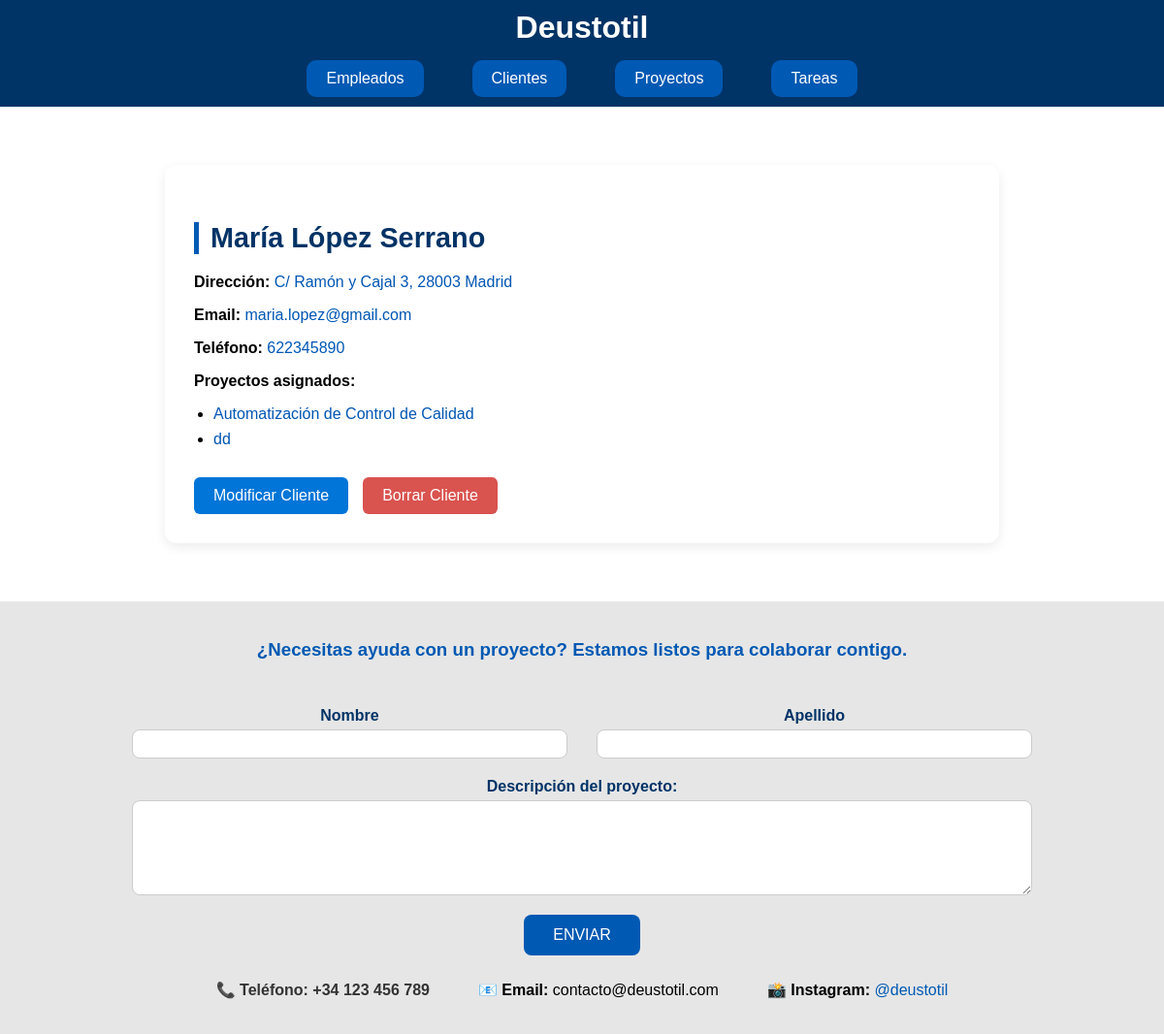
Before: /deustotil/4/detalles_cliente (signed in) with the older database file.
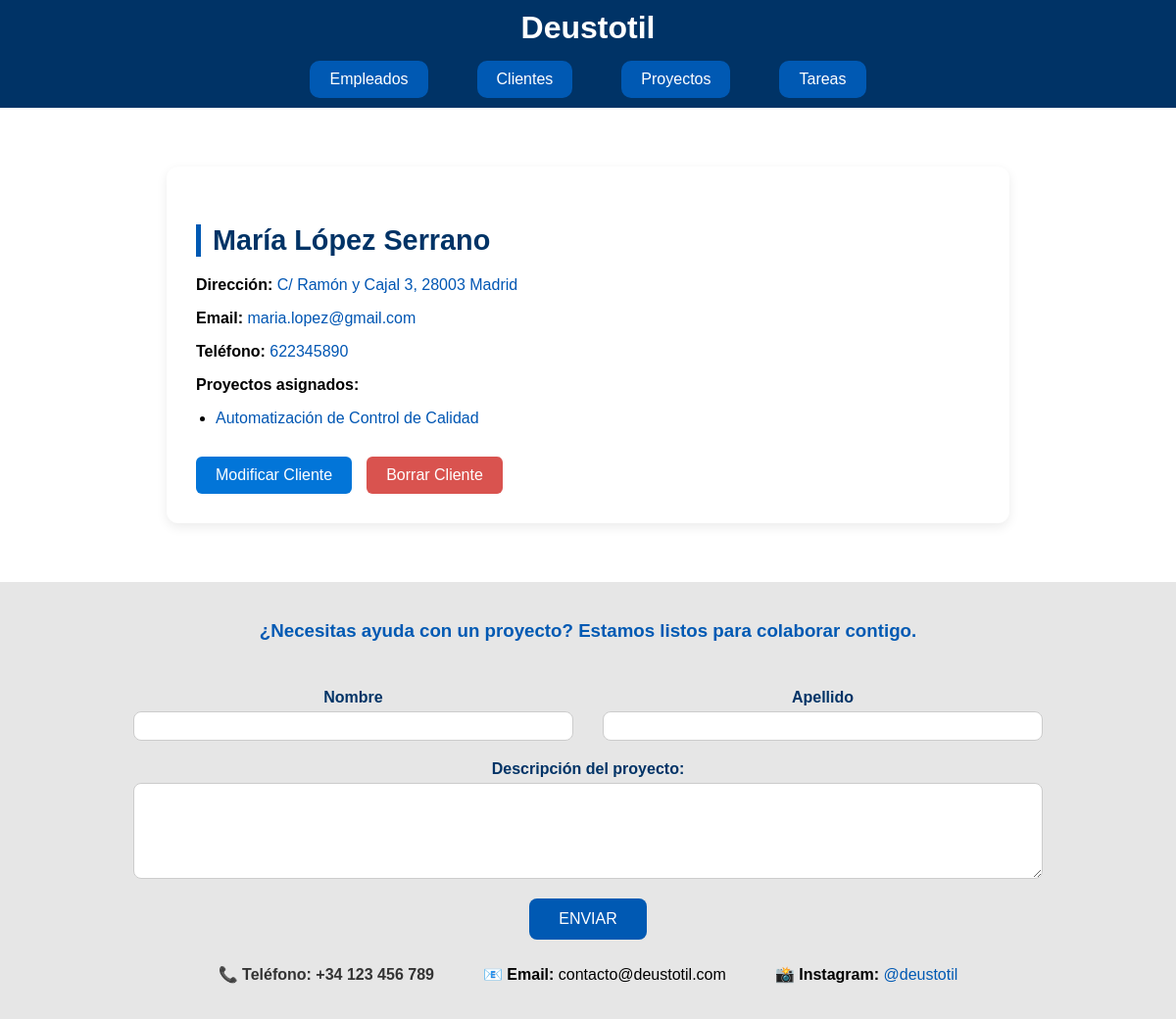
After: the same page with the newer database file.
### appEmpresaDjango/models.py (models this page shows, shortened)
class Proyecto(models.Model):
    nombre = models.CharField(max_length=100)
    descripcion = models.TextField()
    fecha_inicio = models.DateField()
    fecha_fin = models.DateField()
    presupuesto = models.DecimalField(max_digits=10, decimal_places=2)
    cliente = models.ForeignKey(Cliente, on_delete=models.CASCADE, related_name='proyectos')
    responsables = models.ManyToManyField(Empleado, blank=True, related_name="proyectos_responsables")

### appEmpresaDjango/views.py (the view)
# urls.py: path('<int:pk>/detalles_cliente', views.DetailClienteView.as_view(), name='detalles_cliente'),
class DetailClienteView(LoginRequiredMixin, DetailView):
    model = Cliente
    context_object_name = 'lista_cliente'
    login_url = '/login/'

### appEmpresaDjango/templates/appEmpresaDjango/cliente_detail.html
{% extends "base.html" %}
{% block content %}
<section id="contenido" class="detalle-contenedor">
    <h1 class="titulo-detalle">{{ lista_cliente.nombre }}</h1>
    <p><strong>Dirección:</strong>
        <a href="dir:{{ lista_cliente.direccion }}" class="link-lista">
            {{ lista_cliente.direccion }}
        </a>
    </p>
    <p><strong>Email:</strong>
        <a href="mailto:{{ lista_cliente.email }}" class="link-lista">
            {{ lista_cliente.email }}
        </a>
    </p>
    <p><strong>Teléfono:</strong>
        <a href="tel:{{ lista_cliente.telefono }}" class="link-lista">
            {{ lista_cliente.telefono }}
        </a>
    </p>
    <p><strong>Proyectos asignados:</strong></p>
    <ul class="lista1">
        {% for proyecto in lista_cliente.proyectos.all %}
        <li>
            <a href="{% url 'detalles_proyecto' proyecto.id %}" class="link-lista">
                {{ proyecto.nombre }}
            </a>
        </li>
        {% empty %}
        <li class="mensaje-vacio">
            No tiene ningún proyecto asignado. Vuelve cuando tenga uno.
        </li>
        {% endfor %}
    </ul>
    <div class="acciones">
        <a href="{% url 'modificar_cliente' lista_cliente.id %}" class="boton-accion boton-editar">Modificar Cliente</a>
        <a href="{% url 'borrar_cliente' lista_cliente.id %}" class="boton-accion boton-borrar">Borrar Cliente</a>
    </div>
</section>
{% endblock %}

Changed rows visible on the page:
removed Proyecto: nombre "dd"
